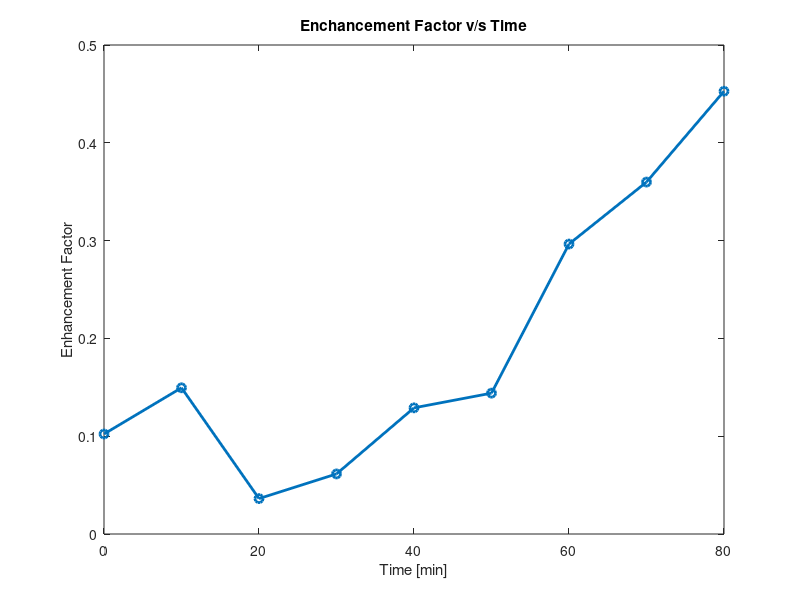

Write the MATLAB code that produced this figure. (Note: this script raises an error after producing the figure.)
%% 
% 

clear
clc
% defining general variables
V_ac = 210; %in ml, acetic acid
V_but = 340; %in ml, butanol
rho_ac = 1.05; %in g/ml
rho_but = 0.81; %in g/ml
M_ac = 60; % Molar mass
M_but = 74;
n_ac = (V_ac*rho_ac)/M_ac; % no. of moles
n_but = (V_but*rho_but)/M_but;
t = (0:10:80);

%For reactor 1:
T_r1 = [100, 100.2, 104, 113.5, 120.1, 123.4, 123.9, 124.2, 124.7];
V_naoh_r1 = [9.1, 8,7.4, 6.3, 5.0, 4.3, 2.2, 1.2, 0.5]; %in ml
n_acid_r1 = 1*V_naoh_r1/1000; %mol of acid in sample neutralised by 1N NaOH
V_sample = 2; %volume of sample in ml
conc_acid_r1 = n_acid_r1*1000/V_sample;
cum_sample = (2:2:18);
water_lost = [0,16.5,15,16,11.5,9.5,5,2.0,1.3] ;%
cum_water_rem_r1 = zeros(1,length(water_lost));
for i=2:9
    cum_water_rem_r1(i) = water_lost(i)+cum_water_rem_r1(i-1);
end
vol_in_r1 = 550-cum_sample-cum_water_rem_r1;
n_acid_reacted_r1 = (vol_in_r1.*conc_acid_r1)/1000;
X1 = (n_ac-n_acid_reacted_r1)/(n_ac)

V_W_naoh = [0,9,7.1,6.1,5.1,4.1,4.4,2.4,1.5];
V_W = 5 % ml
acid_lost = (((1.*V_W_naoh)/V_W).*water_lost) % in millimoles
total_acid_lost=sum(acid_lost)

%For reactor 2:
T_r2 = [98.7, 97.4, 97, 96.9, 96.4, 96.5, 96.5, 96.6, 96.5];
V_naoh_r2 = [9.5, 8.5, 7.2, 6.2, 5.5, 5, 4.6, 4.4, 4.6];
n_acid_r2 = 1*V_naoh_r2/1000;
conc_acid_r2 = n_acid_r2*1000/V_sample;
V_in_r2 = 550-cum_sample;
n_acid_reacted_r2 = (V_in_r2.*conc_acid_r2)/1000;
X2 = (n_ac-n_acid_reacted_r2)/n_ac;

%Enhancement factor:
E = (X1-X2)./X2;

% error analysis


%Plots
plot(t, T_r1,'-o', 'LineWidth', 2)
title('Temperatre of Reactor 1 with time')
ylabel('Reactor Temperature [degC]')
xlabel('Time [min]')

plot(t, T_r2, '-o','LineWidth', 2)
title('Temperatre of Reactor 2 with time')
ylabel('Reactor Temperature [degC]')
xlabel('Time [min]')

plot(t, T_r1, 'LineWidth', 2)
hold on
plot(t, T_r2, 'LineWidth', 2)
title('Reactor Temperatures [degC] v/s Time (min)')
ylabel('Reactor Temperature [degC]')
xlabel('Time [min]')
legend('Reactor 1', 'Reactor 2', 'Location','best')
hold off

plot(t, cum_water_rem_r1, '-x','LineWidth',2)
xlabel('Time [min]')
ylabel('Cumulative Water Removed [mL]')
title('Cumulative water Removed in Reactor v/s Time')


plot(t,X1,'-x','LineWidth',2)
hold on
plot(t,X2,'-x','LineWidth',2)
xlabel('Time [min]')
ylabel('Conversion')
title('Conversion v/s Time')
legend('Reactor 1', 'Reactor 2', 'Location','best')
%ylim([0 1])
hold off

plot(t, E,'-o','LineWidth',2)
hold on
xlabel('Time [min]')
ylabel('Enhancement Factor')
title('Enchancement Factor v/s Time')
hold off



% for Reactor 1

%% 
% Writing to Excel

filename='MT_302.xlsx';
T=table(t',T_r1',water_lost',V_naoh_r1',vol_in_r1',X1');
T.Properties.VariableNames = {'Time','Temperature','Water Lost','NaOH required','Volume remaining','Conversion (X1)'}

writetable(T,filename,'Sheet','reactor 1')

T1=table(t',T_r2',V_naoh_r2',X2');
T1.Properties.VariableNames = {'Time','Temperature','NaOH required','Conversion (X2)'}

writetable(T1,filename,'Sheet','reactor 2')

results = table(t',X1',X2',E');
results.Properties.VariableNames={'Time','Conversion (X1)', 'Conversion (X2)', 'Enhancement Factor'}
writetable(results,filename,'sheet','Results')

%% 
%